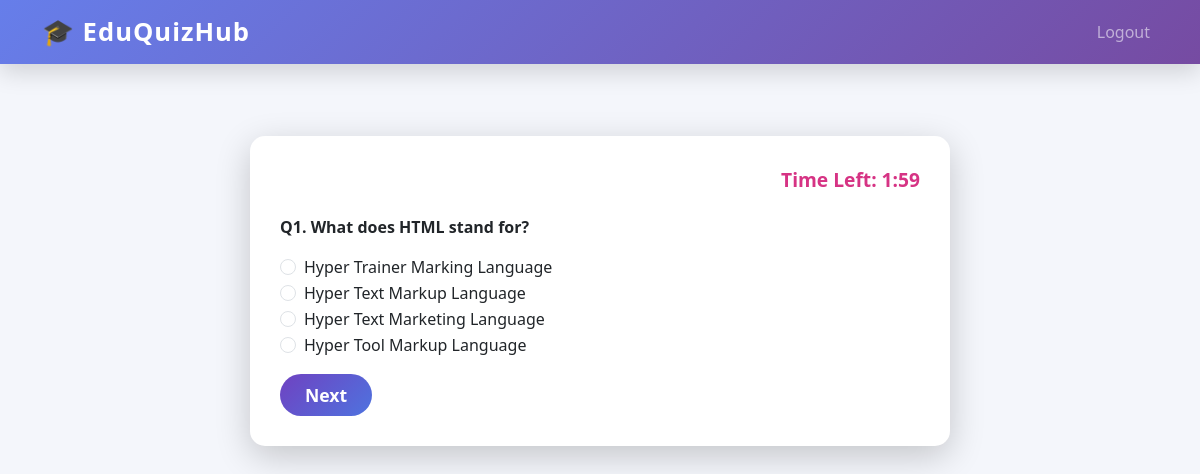
Screenshot of /student/attempt-quiz/1 (signed in) with the database file from the repository.
### tables this page shows
CREATE TABLE questions (
    id INTEGER PRIMARY KEY AUTOINCREMENT,
    quiz_id INTEGER NOT NULL,
    question TEXT NOT NULL,
    option1 TEXT NOT NULL,
    option2 TEXT NOT NULL,
    option3 TEXT NOT NULL,
    option4 TEXT NOT NULL,
    correct_option INTEGER NOT NULL,
    FOREIGN KEY (quiz_id) REFERENCES quizzes(id)
);

### app.py (the view)
@app.route("/student/attempt-quiz/<int:quiz_id>", methods=["GET", "POST"])
def attempt_quiz(quiz_id):
    if session.get("role") != "student":
        return redirect(url_for("login"))
    conn = get_db_connection()
    quiz = conn.execute("SELECT * FROM quizzes WHERE id = ?", (quiz_id,)).fetchone()
    questions = conn.execute("SELECT * FROM questions WHERE quiz_id = ?", (quiz_id,)).fetchall()
    conn.close()
    return render_template("attempt_quiz.html", quiz=quiz, questions=questions)

### app.py (called while the page is built)
def get_db_connection():
    conn = sqlite3.connect("database.db")
    conn.row_factory = sqlite3.Row
    return conn

### templates/attempt_quiz.html (shortened to what this page needs)
{% extends "base.html" %}
{% block content %}
<div class="quiz-container">
    <div class="timer">Time Left: <span id="time"></span></div>
    <form id="quizForm" method="post" action="{{ url_for('submit_quiz', quiz_id=quiz.id) }}">
        {% for q in questions %}
        <div class="question" id="question-{{ loop.index0 }}">
            <p><strong>Q{{ loop.index }}. {{ q.question }}</strong></p>
            {% for i in range(1,5) %}
            <div class="form-check">
                <input class="form-check-input" type="radio" name="{{ q.id }}" value="{{ i }}" required>
                <label class="form-check-label">{{ q["option" ~ i] }}</label>
            </div>
            {% endfor %}
            {% if not loop.last %}
            <button type="button" class="btn-next" onclick="nextQuestion({{ loop.index0 }})">Next</button>
            {% else %}
            <button type="submit" class="btn-submit">Submit Quiz</button>
            {% endif %}
        </div>
        {% endfor %}
    </form>
</div>
{% endblock %}

### static/css/style.css (style rules this page uses)
body { background-color: #f8f9fa; }
button { font-size: 1.1rem; }

### templates/base.html (style rules this page uses)
body { background: #f4f6fb; font-family: "Segoe UI", sans-serif; }

### templates/attempt_quiz.html (style rules this page uses)
.quiz-container { max-width: 700px; margin: 50px auto; background: #fff; border-radius: 15px; padding: 30px; box-shadow: 0 10px 35px rgba(0,0,0,0.2); }
.question { display: none; }
.question.active { display: block; }
.btn-next, .btn-submit { border-radius: 50px; padding: 8px 25px; font-weight: 700; color: #fff; background: linear-gradient(135deg, #6f42c1, #4e73df); border: none; transition: all 0.3s ease; margin-top: 15px; }
.timer { font-weight: 900; font-size: 1.2rem; margin-bottom: 20px; text-align: right; color: #d63384; }

### rows the page displays
questions: question "What does HTML stand for?", option1 "Hyper Trainer Marking Language" "Hyper Text Markup Language" "Hyper Text Marketing Language" "Hyper Tool Markup Language"
